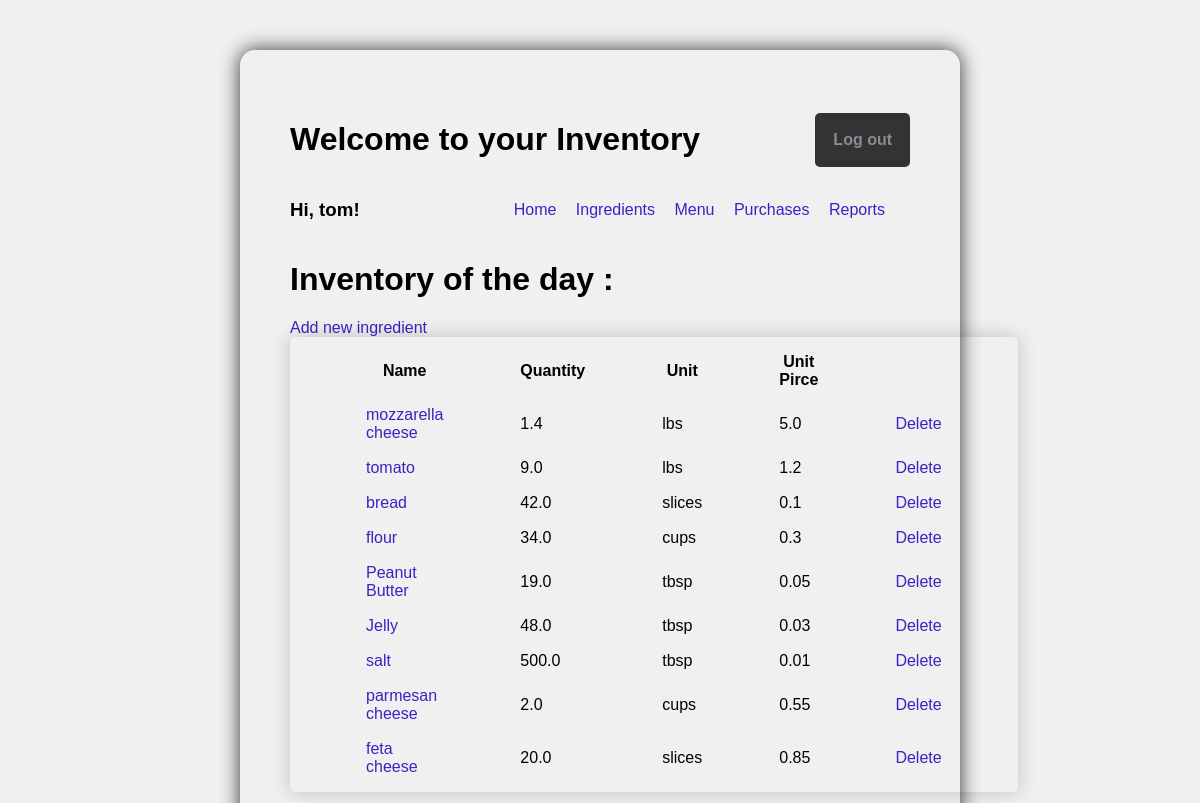
Page /ingredient/ (signed in) on the committed database.
### inventory_app/models.py (models this page shows, shortened)
class Ingredient(models.Model):
    name = models.CharField(max_length=100, default="", unique=True)
    quantity = models.FloatField(default=0)
    unit = models.CharField(max_length=100, default="")
    unit_price = models.FloatField(default=0)

### inventory_app/views.py (the view)
# urls.py: path('ingredient/', views.IngredientView.as_view(), name="ingredient"),
class IngredientView(LoginRequiredMixin, ListView):
  model = Ingredient
  template_name = 'ingredient_list.html'
  fields = ['name', 'quantity', 'unit_price']

### inventory_app/templates/ingredient_list.html
{% extends "./base.html" %}
{% block content %}
    <h1>Inventory of the day :</h1>
    <a href="{% url 'inventory_app:add_ingredient' %}">Add new ingredient</a>
        <table>
            <tr>
                <th>Name</th>
                <th>Quantity</th>
                <th>Unit</th>
                <th>Unit Pirce</th>
            </tr>
            {% for ingredient in object_list %}
                <tr>
                    <td><a href="{% url 'inventory_app:update_ingredient' ingredient.pk %}">{{ ingredient.name }}</a></td>
                    <td>{{ ingredient.quantity }}</td>
                    <td>{{ ingredient.unit }}</td>
                    <td>{{ ingredient.unit_price }}</td>
                    <td><a href="{% url 'inventory_app:delete_ingredient' ingredient.pk %}">Delete</a></td>
                </tr>
            {% endfor %}
    </table>
{% endblock %}

### inventory_app/templates/base.html (shortened to what this page needs)
{% load static %}
<!DOCTYPE html>
<html lang="en">
<head>
   <link rel="stylesheet" type="text/css" href="{% static 'inventory_app/style.css' %}">
</head>
<body>
  <div class="header-first-row">
    <h1>Welcome to your Inventory</h1>
    {% if user.is_authenticated %}
    <a class="logout" href="/logout">Log out</a>
    {% endif %}
  </div>
  <div class="header-second-row">
    {% if user.is_authenticated %}
    <h3>Hi, {{ user.username }}!</h3>
    <nav class="navbar">
      {% url 'home' as home_url %}
      {% url 'ingredients' as ingredients_url %}
      {% url 'menu' as menu_url %}
      {% url 'purchases' as purchases_url %}
      {% url 'reports' as reports_url %}
      <a class="nav-item{% if request.path == home_url %} current-page{% endif %}" href="{% url 'inventory_app:home' %}">Home</a>
      <a class="nav-item{% if request.path == ingredients_url %} current-page{% endif %}" href="{% url 'inventory_app:ingredient' %}">Ingredients</a>
      <a class="nav-item{% if request.path == menu_url %} current-page{% endif %}" href="{% url 'inventory_app:menu' %}">Menu</a>
      <a class="nav-item{% if request.path == purchases_url %} current-page{% endif %}" href="{% url 'inventory_app:purchases' %}">Purchases</a>
      <a class="nav-item{% if request.path == reports_url %} current-page{% endif %}" href="{% url 'inventory_app:sales' %}">Reports</a>
    </nav>
    {% endif %}
  </div>
  <main>
    {% block content %}
    {% endblock %}
  </main>
</body>
</html>

### inventory_app/static/inventory_app/style.css (style rules this page uses)
body { font-family: Arial, Helvetica, sans-serif; background-color: #f0f0f0; display: flex; flex-direction: column; box-sizing: border-box; box-shadow: 0 0 20px rgba(0, 0, 0, 0.8); padding: 50px; margin: 50px 20%; border-radius: 15px; }
main { display: flex; flex-direction: column; align-items: flex-start; }
.header-first-row { display: flex; justify-content: space-between; align-items: center; }
.logout { display: flex; justify-content: space-between; align-items: center; background-color: #333; padding: 18px; border-radius: 5px; color: #8c8a96; font-weight: bold; text-decoration: none; }
.header-second-row { display: flex; justify-content: space-between; align-items: center; }
.navbar { color: #fff; padding: 10px; border-radius: 5px; }
a { text-decoration: none; color: #3e20c5; }
.navbar a { padding: 8px 0; margin-right: 15px; }
table { display: flex; align-items: center; justify-content: center; border-collapse: separate; border-spacing: 75px 15px; border-radius: 5px; box-shadow: 0 0 20px rgba(0, 0, 0, 0.2); }

### rows in the picture
Ingredient: name "mozzarella cheese", quantity "1.4", unit "lbs", unit_price "5.0"
Ingredient: name "tomato", quantity "9.0", unit "lbs", unit_price "1.2"
Ingredient: name "bread", quantity "42.0", unit "slices", unit_price "0.1"
Ingredient: name "flour", quantity "34.0", unit "cups", unit_price "0.3"
Ingredient: name "Peanut Butter", quantity "19.0", unit "tbsp", unit_price "0.05"
Ingredient: name "Jelly", quantity "48.0", unit "tbsp", unit_price "0.03"
Ingredient: name "salt", quantity "500.0", unit "tbsp", unit_price "0.01"
Ingredient: name "parmesan cheese", quantity "2.0", unit "cups", unit_price "0.55"
Ingredient: name "feta cheese", quantity "20.0", unit "slices", unit_price "0.85"

### other values in the picture
{{ user.username }} "tom"
